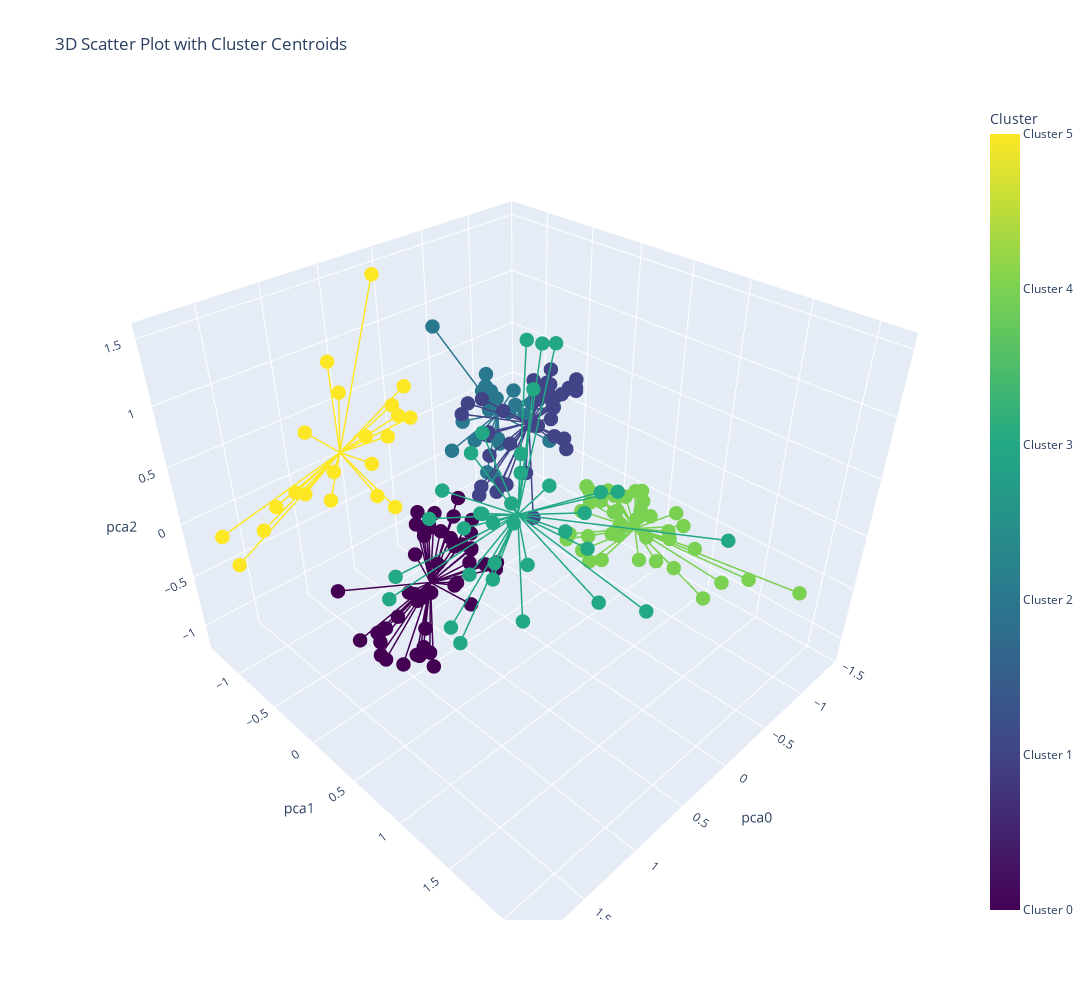

Notebook cell for this chart:
### Code cell
colormap = matplotlib.colormaps['viridis']  # Replace 'viridis' with any other colormap
# Define the number of categories
number_of_clusters = len(df_with_label['label'].unique())
# Extract discrete colors from the colormap based on the number of clusters
discrete_colors = [matplotlib.colors.rgb2hex(colormap(i)[:3]) for i in np.linspace(0, 1, number_of_clusters)]

# Define the tick values and labels for the colorbar
tickvals = list(range(number_of_clusters))
ticktext = [f'Cluster {label}' for label in tickvals]

cluster_centroids = pipe.named_steps['clustering'].cluster_centers_

# defining scatter plot trace
trace = go.Scatter3d(
    x=df_with_label['pca0'],
    y=df_with_label['pca1'],
    z=df_with_label['pca2'],
    mode='markers',
    showlegend=False,
    name=None,
    marker=dict(
        color=df_with_label['label'],  # Color based on the specified column
        colorscale=discrete_colors,  # Choose the colorscale
        colorbar=dict(title='Cluster', tickvals=tickvals, ticktext=ticktext),
        size=5
    )
)

# defining lineplots beginning at each sample to the center of each sample cluster
lines = []
for cluster_number in range(number_of_clusters):
    df_with_label_temp = df_with_label[df_with_label['label']==cluster_number].reset_index()
    x_cen, y_cen, z_cen = cluster_centroids[cluster_number]
    for i in range(len(df_with_label_temp)):
        line = go.Scatter3d(
            x=[df_with_label_temp['pca0'][i], x_cen],
            y=[df_with_label_temp['pca1'][i], y_cen],
            z=[df_with_label_temp['pca2'][i], z_cen],
            mode='lines',
            showlegend=False,
            name=None,
            line=dict(
                color=discrete_colors[cluster_number],  # setting line color to be the same for each points within the cluster
                width=3
            )
        )
        lines.append(line)


# Create a layout
layout = go.Layout(
    width=1200,  # Adjust the width as needed
    height=1000,  # Adjust the height as needed
    scene=dict(
        xaxis=dict(title='pca0'),  # Modify the x-axis label
        yaxis=dict(title='pca1'),  # Modify the y-axis label
        zaxis=dict(title='pca2')  # Modify the z-axis label
    )
)

# Create a figure
fig = go.Figure(data=[trace] + lines, layout=layout)
fig.update_layout(
    title="3D Scatter Plot with Cluster Centroids"
)
# Display the plot
fig.show()

### Figure 1 — Plotly figure (JSON) as saved in the notebook; plotly's stock layout.template omitted (floating-point values rounded to 4 significant figures; data arrays with more than 128 entries replaced by an {"elided": "..."} marker saying what was removed)
{"data": [{"marker": {"color": {"elided": "200 int values"}, "colorbar": {"ticktext": ["Cluster 0", "Cluster 1", "Cluster 2", "Cluster 3", "Cluster 4", "Cluster 5"], "tickvals": [0, 1, 2, 3, 4, 5], "title": {"text": "Cluster"}}, "colorscale": [[0, "#440154"], [0.2, "#414487"], [0.4, "#2a788e"], [0.6, "#22a884"], [0.8, "#7ad151"], [1, "#fde725"]], "size": 5}, "mode": "markers", "showlegend": false, "type": "scatter3d", "x": {"elided": "200 float values"}, "y": {"elided": "200 float values"}, "z": {"elided": "200 float values"}}, {"line": {"color": "#440154", "width": 3}, "mode": "lines", "showlegend": false, "type": "scatter3d", "x": [1.214, 0.6568], "y": [-0.5857, -0.1393], "z": [-0.5898, -0.5678]}, {"line": {"color": "#440154", "width": 3}, "mode": "lines", "showlegend": false, "type": "scatter3d", "x": [0.3169, 0.6568], "y": [-0.58, -0.1393], "z": [-0.4655, -0.5678]}, {"line": {"color": "#440154", "width": 3}, "mode": "lines", "showlegend": false, "type": "scatter3d", "x": [0.331, 0.6568], "y": [-0.5242, -0.1393], "z": [-0.3746, -0.5678]}, {"line": {"color": "#440154", "width": 3}, "mode": "lines", "showlegend": false, "type": "scatter3d", "x": [0.6189, 0.6568], "y": [-0.4068, -0.1393], "z": [-0.8663, -0.5678]}, {"line": {"color": "#440154", "width": 3}, "mode": "lines", "showlegend": false, "type": "scatter3d", "x": [0.4898, 0.6568], "y": [-0.4878, -0.1393], "z": [-0.2749, -0.5678]}, {"line": {"color": "#440154", "width": 3}, "mode": "lines", "showlegend": false, "type": "scatter3d", "x": [0.5262, 0.6568], "y": [-0.4093, -0.1393], "z": [-0.09873, -0.5678]}, {"line": {"color": "#440154", "width": 3}, "mode": "lines", "showlegend": false, "type": "scatter3d", "x": [0.4351, 0.6568], "y": [-0.4638, -0.1393], "z": [-0.4041, -0.5678]}, {"line": {"color": "#440154", "width": 3}, "mode": "lines", "showlegend": false, "type": "scatter3d", "x": [1.225, 0.6568], "y": [-0.3463, -0.1393], "z": [-0.9367, -0.5678]}, {"line": {"color": "#440154", "width": 3}, "mode": "lines", "showlegend": false, "type": "scatter3d", "x": [0.6476, 0.6568], "y": [-0.3215, -0.1393], "z": [-0.3969, -0.5678]}, {"line": {"color": "#440154", "width": 3}, "mode": "lines", "showlegend": false, "type": "scatter3d", "x": [1.08, 0.6568], "y": [-0.3003, -0.1393], "z": [-1.162, -0.5678]}, {"line": {"color": "#440154", "width": 3}, "mode": "lines", "showlegend": false, "type": "scatter3d", "x": [0.9687, 0.6568], "y": [-0.3543, -0.1393], "z": [-0.9826, -0.5678]}, {"line": {"color": "#440154", "width": 3}, "mode": "lines", "showlegend": false, "type": "scatter3d", "x": [0.3777, 0.6568], "y": [-0.3858, -0.1393], "z": [-0.6774, -0.5678]}, {"line": {"color": "#440154", "width": 3}, "mode": "lines", "showlegend": false, "type": "scatter3d", "x": [0.9142, 0.6568], "y": [-0.2536, -0.1393], "z": [-0.83, -0.5678]}, {"line": {"color": "#440154", "width": 3}, "mode": "lines", "showlegend": false, "type": "scatter3d", "x": [0.1413, 0.6568], "y": [-0.3697, -0.1393], "z": [-0.1345, -0.5678]}, {"line": {"color": "#440154", "width": 3}, "mode": "lines", "showlegend": false, "type": "scatter3d", "x": [1.074, 0.6568], "y": [-0.321, -0.1393], "z": [-0.9401, -0.5678]}, {"line": {"color": "#440154", "width": 3}, "mode": "lines", "showlegend": false, "type": "scatter3d", "x": [1.093, 0.6568], "y": [-0.2174, -0.1393], "z": [-1.143, -0.5678]}, {"line": {"color": "#440154", "width": 3}, "mode": "lines", "showlegend": false, "type": "scatter3d", "x": [0.4255, 0.6568], "y": [-0.3266, -0.1393], "z": [-0.1169, -0.5678]}, {"line": {"color": "#440154", "width": 3}, "mode": "lines", "showlegend": false, "type": "scatter3d", "x": [0.7659, 0.6568], "y": [-0.2824, -0.1393], "z": [-0.6893, -0.5678]}, {"line": {"color": "#440154", "width": 3}, "mode": "lines", "showlegend": false, "type": "scatter3d", "x": [0.6414, 0.6568], "y": [-0.2897, -0.1393], "z": [-0.8229, -0.5678]}, {"line": {"color": "#440154", "width": 3}, "mode": "lines", "showlegend": false, "type": "scatter3d", "x": [0.8318, 0.6568], "y": [-0.09325, -0.1393], "z": [-0.6192, -0.5678]}, {"line": {"color": "#440154", "width": 3}, "mode": "lines", "showlegend": false, "type": "scatter3d", "x": [0.1497, 0.6568], "y": [-0.2055, -0.1393], "z": [-0.2598, -0.5678]}, {"line": {"color": "#440154", "width": 3}, "mode": "lines", "showlegend": false, "type": "scatter3d", "x": [0.4889, 0.6568], "y": [-0.1865, -0.1393], "z": [-0.1848, -0.5678]}, {"line": {"color": "#440154", "width": 3}, "mode": "lines", "showlegend": false, "type": "scatter3d", "x": [0.6889, 0.6568], "y": [-0.1012, -0.1393], "z": [-0.6281, -0.5678]}, {"line": {"color": "#440154", "width": 3}, "mode": "lines", "showlegend": false, "type": "scatter3d", "x": [1.226, 0.6568], "y": [-0.07208, -0.1393], "z": [-0.7747, -0.5678]}, {"line": {"color": "#440154", "width": 3}, "mode": "lines", "showlegend": false, "type": "scatter3d", "x": [0.3457, 0.6568], "y": [-0.1942, -0.1393], "z": [-0.1218, -0.5678]}, {"line": {"color": "#440154", "width": 3}, "mode": "lines", "showlegend": false, "type": "scatter3d", "x": [0.4548, 0.6568], "y": [-0.1127, -0.1393], "z": [-0.2289, -0.5678]}, {"line": {"color": "#440154", "width": 3}, "mode": "lines", "showlegend": false, "type": "scatter3d", "x": [0.4147, 0.6568], "y": [-0.1103, -0.1393], "z": [-0.693, -0.5678]}, {"line": {"color": "#440154", "width": 3}, "mode": "lines", "showlegend": false, "type": "scatter3d", "x": [0.447, 0.6568], "y": [-0.07978, -0.1393], "z": [-0.2953, -0.5678]}, {"line": {"color": "#440154", "width": 3}, "mode": "lines", "showlegend": false, "type": "scatter3d", "x": [0.9313, 0.6568], "y": [-0.02836, -0.1393], "z": [-1.075, -0.5678]}, {"line": {"color": "#440154", "width": 3}, "mode": "lines", "showlegend": false, "type": "scatter3d", "x": [0.3915, 0.6568], "y": [0.04776, -0.1393], "z": [-0.2867, -0.5678]}, {"line": {"color": "#440154", "width": 3}, "mode": "lines", "showlegend": false, "type": "scatter3d", "x": [0.3183, 0.6568], "y": [-0.03188, -0.1393], "z": [-0.2133, -0.5678]}, {"line": {"color": "#440154", "width": 3}, "mode": "lines", "showlegend": false, "type": "scatter3d", "x": [0.5143, 0.6568], "y": [0.08234, -0.1393], "z": [-0.1532, -0.5678]}, {"line": {"color": "#440154", "width": 3}, "mode": "lines", "showlegend": false, "type": "scatter3d", "x": [0.3689, 0.6568], "y": [0.02534, -0.1393], "z": [-0.3001, -0.5678]}, {"line": {"color": "#440154", "width": 3}, "mode": "lines", "showlegend": false, "type": "scatter3d", "x": [0.8922, 0.6568], "y": [0.1273, -0.1393], "z": [-1.119, -0.5678]}, {"line": {"color": "#440154", "width": 3}, "mode": "lines", "showlegend": false, "type": "scatter3d", "x": [0.2996, 0.6568], "y": [0.09686, -0.1393], "z": [-0.4542, -0.5678]}, {"line": {"color": "#440154", "width": 3}, "mode": "lines", "showlegend": false, "type": "scatter3d", "x": [0.9418, 0.6568], "y": [0.08221, -0.1393], "z": [-0.9121, -0.5678]}, {"line": {"color": "#440154", "width": 3}, "mode": "lines", "showlegend": false, "type": "scatter3d", "x": [0.6552, 0.6568], "y": [0.1439, -0.1393], "z": [-0.4322, -0.5678]}, {"line": {"color": "#440154", "width": 3}, "mode": "lines", "showlegend": false, "type": "scatter3d", "x": [1.211, 0.6568], "y": [0.1731, -0.1393], "z": [-0.8474, -0.5678]}, {"line": {"color": "#440154", "width": 3}, "mode": "lines", "showlegend": false, "type": "scatter3d", "x": [1.05, 0.6568], "y": [0.1642, -0.1393], "z": [-0.8754, -0.5678]}, {"line": {"color": "#440154", "width": 3}, "mode": "lines", "showlegend": false, "type": "scatter3d", "x": [0.9433, 0.6568], "y": [0.1581, -0.1393], "z": [-0.9179, -0.5678]}, {"line": {"color": "#440154", "width": 3}, "mode": "lines", "showlegend": false, "type": "scatter3d", "x": [0.9553, 0.6568], "y": [0.1385, -0.1393], "z": [-0.6774, -0.5678]}, {"line": {"color": "#440154", "width": 3}, "mode": "lines", "showlegend": false, "type": "scatter3d", "x": [0.1683, 0.6568], "y": [0.09566, -0.1393], "z": [-0.5103, -0.5678]}, {"line": {"color": "#440154", "width": 3}, "mode": "lines", "showlegend": false, "type": "scatter3d", "x": [0.5213, 0.6568], "y": [0.1706, -0.1393], "z": [-0.2726, -0.5678]}, {"line": {"color": "#440154", "width": 3}, "mode": "lines", "showlegend": false, "type": "scatter3d", "x": [0.2364, 0.6568], "y": [0.1542, -0.1393], "z": [-0.506, -0.5678]}, {"line": {"color": "#440154", "width": 3}, "mode": "lines", "showlegend": false, "type": "scatter3d", "x": [0.8231, 0.6568], "y": [0.5155, -0.1393], "z": [-0.2897, -0.5678]}, {"line": {"color": "#414487", "width": 3}, "mode": "lines", "showlegend": false, "type": "scatter3d", "x": [-0.3663, -0.4052], "y": [-0.6145, -0.1213], "z": [0.4635, 0.4305]}, {"line": {"color": "#414487", "width": 3}, "mode": "lines", "showlegend": false, "type": "scatter3d", "x": [-0.2056, -0.4052], "y": [-0.6056, -0.1213], "z": [0.4914, 0.4305]}, {"line": {"color": "#414487", "width": 3}, "mode": "lines", "showlegend": false, "type": "scatter3d", "x": [-0.1338, -0.4052], "y": [-0.6018, -0.1213], "z": [0.4239, 0.4305]}, {"line": {"color": "#414487", "width": 3}, "mode": "lines", "showlegend": false, "type": "scatter3d", "x": [-0.3125, -0.4052], "y": [-0.4825, -0.1213], "z": [0.01125, 0.4305]}, {"line": {"color": "#414487", "width": 3}, "mode": "lines", "showlegend": false, "type": "scatter3d", "x": [-0.3522, -0.4052], "y": [-0.5326, -0.1213], "z": [0.1946, 0.4305]}, {"line": {"color": "#414487", "width": 3}, "mode": "lines", "showlegend": false, "type": "scatter3d", "x": [-0.4474, -0.4052], "y": [-0.4551, -0.1213], "z": [0.3866, 0.4305]}, {"line": {"color": "#414487", "width": 3}, "mode": "lines", "showlegend": false, "type": "scatter3d", "x": [-0.7327, -0.4052], "y": [-0.3943, -0.1213], "z": [0.5788, 0.4305]}, {"line": {"color": "#414487", "width": 3}, "mode": "lines", "showlegend": false, "type": "scatter3d", "x": [-0.8431, -0.4052], "y": [-0.3458, -0.1213], "z": [0.5361, 0.4305]}, {"line": {"color": "#414487", "width": 3}, "mode": "lines", "showlegend": false, "type": "scatter3d", "x": [-0.8072, -0.4052], "y": [-0.3439, -0.1213], "z": [0.5023, 0.4305]}, {"line": {"color": "#414487", "width": 3}, "mode": "lines", "showlegend": false, "type": "scatter3d", "x": [-0.2001, -0.4052], "y": [-0.3871, -0.1213], "z": [0.294, 0.4305]}, {"line": {"color": "#414487", "width": 3}, "mode": "lines", "showlegend": false, "type": "scatter3d", "x": [-0.477, -0.4052], "y": [-0.1621, -0.1213], "z": [0.3609, 0.4305]}, {"line": {"color": "#414487", "width": 3}, "mode": "lines", "showlegend": false, "type": "scatter3d", "x": [0.1322, -0.4052], "y": [-0.1297, -0.1213], "z": [0.00295, 0.4305]}, {"line": {"color": "#414487", "width": 3}, "mode": "lines", "showlegend": false, "type": "scatter3d", "x": [-0.6221, -0.4052], "y": [-0.2454, -0.1213], "z": [0.5018, 0.4305]}, {"line": {"color": "#414487", "width": 3}, "mode": "lines", "showlegend": false, "type": "scatter3d", "x": [-0.06412, -0.4052], "y": [-0.1407, -0.1213], "z": [-0.06314, 0.4305]}, {"line": {"color": "#414487", "width": 3}, "mode": "lines", "showlegend": false, "type": "scatter3d", "x": [-0.7828, -0.4052], "y": [-0.2544, -0.1213], "z": [0.4739, 0.4305]}, {"line": {"color": "#414487", "width": 3}, "mode": "lines", "showlegend": false, "type": "scatter3d", "x": [-0.7163, -0.4052], "y": [-0.1686, -0.1213], "z": [0.478, 0.4305]}, {"line": {"color": "#414487", "width": 3}, "mode": "lines", "showlegend": false, "type": "scatter3d", "x": [-0.3762, -0.4052], "y": [-0.1242, -0.1213], "z": [-0.02248, 0.4305]}, {"line": {"color": "#414487", "width": 3}, "mode": "lines", "showlegend": false, "type": "scatter3d", "x": [-0.5412, -0.4052], "y": [-0.02707, -0.1213], "z": [0.8786, 0.4305]}, {"line": {"color": "#414487", "width": 3}, "mode": "lines", "showlegend": false, "type": "scatter3d", "x": [0.1915, -0.4052], "y": [-0.03762, -0.1213], "z": [0.1565, 0.4305]}, {"line": {"color": "#414487", "width": 3}, "mode": "lines", "showlegend": false, "type": "scatter3d", "x": [-0.1312, -0.4052], "y": [-0.05462, -0.1213], "z": [0.3884, 0.4305]}, {"line": {"color": "#414487", "width": 3}, "mode": "lines", "showlegend": false, "type": "scatter3d", "x": [-0.5232, -0.4052], "y": [-0.0001023, -0.1213], "z": [0.4661, 0.4305]}, {"line": {"color": "#414487", "width": 3}, "mode": "lines", "showlegend": false, "type": "scatter3d", "x": [-0.4529, -0.4052], "y": [-0.07229, -0.1213], "z": [0.4044, 0.4305]}, {"line": {"color": "#414487", "width": 3}, "mode": "lines", "showlegend": false, "type": "scatter3d", "x": [-0.6151, -0.4052], "y": [0.02284, -0.1213], "z": [0.6582, 0.4305]}, {"line": {"color": "#414487", "width": 3}, "mode": "lines", "showlegend": false, "type": "scatter3d", "x": [-0.4397, -0.4052], "y": [-0.01582, -0.1213], "z": [0.711, 0.4305]}, {"line": {"color": "#414487", "width": 3}, "mode": "lines", "showlegend": false, "type": "scatter3d", "x": [-0.5081, -0.4052], "y": [0.05503, -0.1213], "z": [0.3411, 0.4305]}, {"line": {"color": "#414487", "width": 3}, "mode": "lines", "showlegend": false, "type": "scatter3d", "x": [-0.5293, -0.4052], "y": [-0.02059, -0.1213], "z": [0.7594, 0.4305]}, {"line": {"color": "#414487", "width": 3}, "mode": "lines", "showlegend": false, "type": "scatter3d", "x": [-0.8161, -0.4052], "y": [-0.009573, -0.1213], "z": [0.5978, 0.4305]}, {"line": {"color": "#414487", "width": 3}, "mode": "lines", "showlegend": false, "type": "scatter3d", "x": [0.07752, -0.4052], "y": [0.06564, -0.1213], "z": [0.1855, 0.4305]}, {"line": {"color": "#414487", "width": 3}, "mode": "lines", "showlegend": false, "type": "scatter3d", "x": [-0.6026, -0.4052], "y": [0.1059, -0.1213], "z": [0.749, 0.4305]}, {"line": {"color": "#414487", "width": 3}, "mode": "lines", "showlegend": false, "type": "scatter3d", "x": [-0.7487, -0.4052], "y": [0.04936, -0.1213], "z": [0.7459, 0.4305]}, {"line": {"color": "#414487", "width": 3}, "mode": "lines", "showlegend": false, "type": "scatter3d", "x": [-0.7483, -0.4052], "y": [0.04914, -0.1213], "z": [0.674, 0.4305]}, {"line": {"color": "#414487", "width": 3}, "mode": "lines", "showlegend": false, "type": "scatter3d", "x": [-0.4983, -0.4052], "y": [0.1922, -0.1213], "z": [0.2879, 0.4305]}, {"line": {"color": "#414487", "width": 3}, "mode": "lines", "showlegend": false, "type": "scatter3d", "x": [0.1081, -0.4052], "y": [0.1495, -0.1213], "z": [0.2234, 0.4305]}, {"line": {"color": "#414487", "width": 3}, "mode": "lines", "showlegend": false, "type": "scatter3d", "x": [-0.1436, -0.4052], "y": [0.189, -0.1213], "z": [-0.1878, 0.4305]}, {"line": {"color": "#414487", "width": 3}, "mode": "lines", "showlegend": false, "type": "scatter3d", "x": [-0.2396, -0.4052], "y": [0.2149, -0.1213], "z": [0.9393, 0.4305]}, {"line": {"color": "#414487", "width": 3}, "mode": "lines", "showlegend": false, "type": "scatter3d", "x": [-0.2601, -0.4052], "y": [0.2679, -0.1213], "z": [0.7762, 0.4305]}, {"line": {"color": "#414487", "width": 3}, "mode": "lines", "showlegend": false, "type": "scatter3d", "x": [-0.2658, -0.4052], "y": [0.3763, -0.1213], "z": [0.5601, 0.4305]}, {"line": {"color": "#2a788e", "width": 3}, "mode": "lines", "showlegend": false, "type": "scatter3d", "x": [-0.3966, -0.9072], "y": [-1.223, -1.002], "z": [0.8869, -0.04776]}, {"line": {"color": "#2a788e", "width": 3}, "mode": "lines", "showlegend": false, "type": "scatter3d", "x": [-1.072, -0.9072], "y": [-1.263, -1.002], "z": [0.01787, -0.04776]}, {"line": {"color": "#2a788e", "width": 3}, "mode": "lines", "showlegend": false, "type": "scatter3d", "x": [-1.003, -0.9072], "y": [-1.308, -1.002], "z": [0.02807, -0.04776]}, {"line": {"color": "#2a788e", "width": 3}, "mode": "lines", "showlegend": false, "type": "scatter3d", "x": [-1.023, -0.9072], "y": [-1.281, -1.002], "z": [0.08081, -0.04776]}, {"line": {"color": "#2a788e", "width": 3}, "mode": "lines", "showlegend": false, "type": "scatter3d", "x": [-1.309, -0.9072], "y": [-1.271, -1.002], "z": [-0.2966, -0.04776]}, {"line": {"color": "#2a788e", "width": 3}, "mode": "lines", "showlegend": false, "type": "scatter3d", "x": [-0.6683, -0.9072], "y": [-1.208, -1.002], "z": [-0.113, -0.04776]}, {"line": {"color": "#2a788e", "width": 3}, "mode": "lines", "showlegend": false, "type": "scatter3d", "x": [-0.9691, -0.9072], "y": [-1.227, -1.002], "z": [-0.7971, -0.04776]}, {"line": {"color": "#2a788e", "width": 3}, "mode": "lines", "showlegend": false, "type": "scatter3d", "x": [-0.9743, -0.9072], "y": [-1.197, -1.002], "z": [-0.00604, -0.04776]}, {"line": {"color": "#2a788e", "width": 3}, "mode": "lines", "showlegend": false, "type": "scatter3d", "x": [-1.009, -0.9072], "y": [-1.123, -1.002], "z": [0.02185, -0.04776]}, {"line": {"color": "#2a788e", "width": 3}, "mode": "lines", "showlegend": false, "type": "scatter3d", "x": [-0.8509, -0.9072], "y": [-1.086, -1.002], "z": [0.3374, -0.04776]}, {"line": {"color": "#2a788e", "width": 3}, "mode": "lines", "showlegend": false, "type": "scatter3d", "x": [-0.9579, -0.9072], "y": [-1.116, -1.002], "z": [-0.7783, -0.04776]}, {"line": {"color": "#2a788e", "width": 3}, "mode": "lines", "showlegend": false, "type": "scatter3d", "x": [-0.8009, -0.9072], "y": [-1.002, -1.002], "z": [0.03475, -0.04776]}, {"line": {"color": "#2a788e", "width": 3}, "mode": "lines", "showlegend": false, "type": "scatter3d", "x": [-0.5873, -0.9072], "y": [-0.9634, -1.002], "z": [-0.1678, -0.04776]}, {"line": {"color": "#2a788e", "width": 3}, "mode": "lines", "showlegend": false, "type": "scatter3d", "x": [-0.8241, -0.9072], "y": [-0.8947, -1.002], "z": [-0.2724, -0.04776]}, {"line": {"color": "#2a788e", "width": 3}, "mode": "lines", "showlegend": false, "type": "scatter3d", "x": [-0.2353, -0.9072], "y": [-0.8616, -1.002], "z": [-0.07409, -0.04776]}, {"line": {"color": "#2a788e", "width": 3}, "mode": "lines", "showlegend": false, "type": "scatter3d", "x": [-1.203, -0.9072], "y": [-0.9637, -1.002], "z": [-0.1639, -0.04776]}, {"line": {"color": "#2a788e", "width": 3}, "mode": "lines", "showlegend": false, "type": "scatter3d", "x": [-1.027, -0.9072], "y": [-0.9255, -1.002], "z": [0.1707, -0.04776]}, {"line": {"color": "#2a788e", "width": 3}, "mode": "lines", "showlegend": false, "type": "scatter3d", "x": [-1.405, -0.9072], "y": [-0.7893, -1.002], "z": [-0.09241, -0.04776]}, {"line": {"color": "#2a788e", "width": 3}, "mode": "lines", "showlegend": false, "type": "scatter3d", "x": [-1.175, -0.9072], "y": [-0.8521, -1.002], "z": [0.01771, -0.04776]}, {"line": {"color": "#2a788e", "width": 3}, "mode": "lines", "showlegend": false, "type": "scatter3d", "x": [-0.7111, -0.9072], "y": [-0.7997, -1.002], "z": [-0.1334, -0.04776]}, {"line": {"color": "#2a788e", "width": 3}, "mode": "lines", "showlegend": false, "type": "scatter3d", "x": [-1.111, -0.9072], "y": [-0.7386, -1.002], "z": [0.1656, -0.04776]}, {"line": {"color": "#2a788e", "width": 3}, "mode": "lines", "showlegend": false, "type": "scatter3d", "x": [-1.198, -0.9072], "y": [-0.6418, -1.002], "z": [-0.2954, -0.04776]}, {"line": {"color": "#2a788e", "width": 3}, "mode": "lines", "showlegend": false, "type": "scatter3d", "x": [-0.4701, -0.9072], "y": [-0.6489, -1.002], "z": [0.06138, -0.04776]}, {"line": {"color": "#2a788e", "width": 3}, "mode": "lines", "showlegend": false, "type": "scatter3d", "x": [-0.7924, -0.9072], "y": [-0.6662, -1.002], "z": [0.2213, -0.04776]}, {"line": {"color": "#22a884", "width": 3}, "mode": "lines", "showlegend": false, "type": "scatter3d", "x": [0.4428, 0.6457], "y": [0.353, 0.8131], "z": [0.1483, 0.5539]}, {"line": {"color": "#22a884", "width": 3}, "mode": "lines", "showlegend": false, "type": "scatter3d", "x": [1.444, 0.6457], "y": [0.4079, 0.8131], "z": [0.06632, 0.5539]}, {"line": {"color": "#22a884", "width": 3}, "mode": "lines", "showlegend": false, "type": "scatter3d", "x": [1.049, 0.6457], "y": [0.3876, 0.8131], "z": [0.5095, 0.5539]}, {"line": {"color": "#22a884", "width": 3}, "mode": "lines", "showlegend": false, "type": "scatter3d", "x": [0.1475, 0.6457], "y": [0.396, 0.8131], "z": [1.497, 0.5539]}, {"line": {"color": "#22a884", "width": 3}, "mode": "lines", "showlegend": false, "type": "scatter3d", "x": [0.9004, 0.6457], "y": [0.3588, 0.8131], "z": [0.6502, 0.5539]}, {"line": {"color": "#22a884", "width": 3}, "mode": "lines", "showlegend": false, "type": "scatter3d", "x": [0.02105, 0.6457], "y": [0.4162, 0.8131], "z": [1.435, 0.5539]}, {"line": {"color": "#22a884", "width": 3}, "mode": "lines", "showlegend": false, "type": "scatter3d", "x": [1.399, 0.6457], "y": [0.4396, 0.8131], "z": [0.2494, 0.5539]}, {"line": {"color": "#22a884", "width": 3}, "mode": "lines", "showlegend": false, "type": "scatter3d", "x": [0.1958, 0.6457], "y": [0.5071, 0.8131], "z": [1.194, 0.5539]}, {"line": {"color": "#22a884", "width": 3}, "mode": "lines", "showlegend": false, "type": "scatter3d", "x": [0.5944, 0.6457], "y": [0.5249, 0.8131], "z": [-0.04008, 0.5539]}, {"line": {"color": "#22a884", "width": 3}, "mode": "lines", "showlegend": false, "type": "scatter3d", "x": [0.2664, 0.6457], "y": [0.4608, 0.8131], "z": [0.701, 0.5539]}, {"line": {"color": "#22a884", "width": 3}, "mode": "lines", "showlegend": false, "type": "scatter3d", "x": [0.7513, 0.6457], "y": [0.5627, 0.8131], "z": [0.4912, 0.5539]}, {"line": {"color": "#22a884", "width": 3}, "mode": "lines", "showlegend": false, "type": "scatter3d", "x": [0.6609, 0.6457], "y": [0.4815, 0.8131], "z": [0.4016, 0.5539]}, {"line": {"color": "#22a884", "width": 3}, "mode": "lines", "showlegend": false, "type": "scatter3d", "x": [0.8397, 0.6457], "y": [0.4913, 0.8131], "z": [0.3767, 0.5539]}, {"line": {"color": "#22a884", "width": 3}, "mode": "lines", "showlegend": false, "type": "scatter3d", "x": [0.8205, 0.6457], "y": [0.5682, 0.8131], "z": [0.9991, 0.5539]}, {"line": {"color": "#22a884", "width": 3}, "mode": "lines", "showlegend": false, "type": "scatter3d", "x": [0.7128, 0.6457], "y": [0.5626, 0.8131], "z": [1.1, 0.5539]}, {"line": {"color": "#22a884", "width": 3}, "mode": "lines", "showlegend": false, "type": "scatter3d", "x": [0.09834, 0.6457], "y": [0.6123, 0.8131], "z": [1.53, 0.5539]}, {"line": {"color": "#22a884", "width": 3}, "mode": "lines", "showlegend": false, "type": "scatter3d", "x": [0.8308, 0.6457], "y": [0.7572, 0.8131], "z": [0.08256, 0.5539]}, {"line": {"color": "#22a884", "width": 3}, "mode": "lines", "showlegend": false, "type": "scatter3d", "x": [0.6487, 0.6457], "y": [0.7758, 0.8131], "z": [0.467, 0.5539]}, {"line": {"color": "#22a884", "width": 3}, "mode": "lines", "showlegend": false, "type": "scatter3d", "x": [0.2343, 0.6457], "y": [0.7047, 0.8131], "z": [0.5372, 0.5539]}, {"line": {"color": "#22a884", "width": 3}, "mode": "lines", "showlegend": false, "type": "scatter3d", "x": [0.6998, 0.6457], "y": [0.8067, 0.8131], "z": [0.668, 0.5539]}, {"line": {"color": "#22a884", "width": 3}, "mode": "lines", "showlegend": false, "type": "scatter3d", "x": [0.6096, 0.6457], "y": [0.8023, 0.8131], "z": [0.8602, 0.5539]}, {"line": {"color": "#22a884", "width": 3}, "mode": "lines", "showlegend": false, "type": "scatter3d", "x": [1.056, 0.6457], "y": [0.7764, 0.8131], "z": [0.2643, 0.5539]}, {"line": {"color": "#22a884", "width": 3}, "mode": "lines", "showlegend": false, "type": "scatter3d", "x": [1.309, 0.6457], "y": [0.8654, 0.8131], "z": [0.02222, 0.5539]}, {"line": {"color": "#22a884", "width": 3}, "mode": "lines", "showlegend": false, "type": "scatter3d", "x": [1.354, 0.6457], "y": [1.005, 0.8131], "z": [0.007112, 0.5539]}, {"line": {"color": "#22a884", "width": 3}, "mode": "lines", "showlegend": false, "type": "scatter3d", "x": [0.1646, 0.6457], "y": [0.9741, 0.8131], "z": [0.4072, 0.5539]}, {"line": {"color": "#22a884", "width": 3}, "mode": "lines", "showlegend": false, "type": "scatter3d", "x": [0.8612, 0.6457], "y": [1.116, 0.8131], "z": [0.4263, 0.5539]}, {"line": {"color": "#22a884", "width": 3}, "mode": "lines", "showlegend": false, "type": "scatter3d", "x": [0.1803, 0.6457], "y": [1.029, 0.8131], "z": [0.1384, 0.5539]}, {"line": {"color": "#22a884", "width": 3}, "mode": "lines", "showlegend": false, "type": "scatter3d", "x": [0.9104, 0.6457], "y": [1.123, 0.8131], "z": [-0.01425, 0.5539]}, {"line": {"color": "#22a884", "width": 3}, "mode": "lines", "showlegend": false, "type": "scatter3d", "x": [0.565, 0.6457], "y": [1.161, 0.8131], "z": [0.5579, 0.5539]}, {"line": {"color": "#22a884", "width": 3}, "mode": "lines", "showlegend": false, "type": "scatter3d", "x": [0.207, 0.6457], "y": [1.141, 0.8131], "z": [0.6797, 0.5539]}, {"line": {"color": "#22a884", "width": 3}, "mode": "lines", "showlegend": false, "type": "scatter3d", "x": [0.4942, 0.6457], "y": [1.508, 0.8131], "z": [0.9973, 0.5539]}, {"line": {"color": "#22a884", "width": 3}, "mode": "lines", "showlegend": false, "type": "scatter3d", "x": [0.7698, 0.6457], "y": [1.637, 0.8131], "z": [0.373, 0.5539]}, {"line": {"color": "#22a884", "width": 3}, "mode": "lines", "showlegend": false, "type": "scatter3d", "x": [0.4746, 0.6457], "y": [1.784, 0.8131], "z": [0.2109, 0.5539]}, {"line": {"color": "#22a884", "width": 3}, "mode": "lines", "showlegend": false, "type": "scatter3d", "x": [0.2406, 0.6457], "y": [2.15, 0.8131], "z": [0.8381, 0.5539]}, {"line": {"color": "#7ad151", "width": 3}, "mode": "lines", "showlegend": false, "type": "scatter3d", "x": [-0.6935, -0.8305], "y": [0.2326, 0.6653], "z": [-0.7853, -0.4039]}, {"line": {"color": "#7ad151", "width": 3}, "mode": "lines", "showlegend": false, "type": "scatter3d", "x": [-0.8062, -0.8305], "y": [0.1797, 0.6653], "z": [-0.2467, -0.4039]}, {"line": {"color": "#7ad151", "width": 3}, "mode": "lines", "showlegend": false, "type": "scatter3d", "x": [-0.732, -0.8305], "y": [0.2848, 0.6653], "z": [-0.8956, -0.4039]}, {"line": {"color": "#7ad151", "width": 3}, "mode": "lines", "showlegend": false, "type": "scatter3d", "x": [-0.4481, -0.8305], "y": [0.3019, 0.6653], "z": [-0.4464, -0.4039]}, {"line": {"color": "#7ad151", "width": 3}, "mode": "lines", "showlegend": false, "type": "scatter3d", "x": [-0.4122, -0.8305], "y": [0.3038, 0.6653], "z": [-0.4801, -0.4039]}, {"line": {"color": "#7ad151", "width": 3}, "mode": "lines", "showlegend": false, "type": "scatter3d", "x": [-0.7028, -0.8305], "y": [0.2405, 0.6653], "z": [-0.1324, -0.4039]}, {"line": {"color": "#7ad151", "width": 3}, "mode": "lines", "showlegend": false, "type": "scatter3d", "x": [-1.079, -0.8305], "y": [0.2463, 0.6653], "z": [-0.3894, -0.4039]}, {"line": {"color": "#7ad151", "width": 3}, "mode": "lines", "showlegend": false, "type": "scatter3d", "x": [-0.6312, -0.8305], "y": [0.3474, 0.6653], "z": [-0.2059, -0.4039]}, {"line": {"color": "#7ad151", "width": 3}, "mode": "lines", "showlegend": false, "type": "scatter3d", "x": [-0.5803, -0.8305], "y": [0.3014, 0.6653], "z": [-0.2867, -0.4039]}, {"line": {"color": "#7ad151", "width": 3}, "mode": "lines", "showlegend": false, "type": "scatter3d", "x": [-0.9902, -0.8305], "y": [0.381, 0.6653], "z": [-0.5877, -0.4039]}, {"line": {"color": "#7ad151", "width": 3}, "mode": "lines", "showlegend": false, "type": "scatter3d", "x": [-0.9581, -0.8305], "y": [0.3347, 0.6653], "z": [-0.4719, -0.4039]}, {"line": {"color": "#7ad151", "width": 3}, "mode": "lines", "showlegend": false, "type": "scatter3d", "x": [-1.208, -0.8305], "y": [0.4239, 0.6653], "z": [-0.5293, -0.4039]}, {"line": {"color": "#7ad151", "width": 3}, "mode": "lines", "showlegend": false, "type": "scatter3d", "x": [-0.7286, -0.8305], "y": [0.3755, 0.6653], "z": [-0.2239, -0.4039]}, {"line": {"color": "#7ad151", "width": 3}, "mode": "lines", "showlegend": false, "type": "scatter3d", "x": [-0.8701, -0.8305], "y": [0.4697, 0.6653], "z": [-0.5983, -0.4039]}, {"line": {"color": "#7ad151", "width": 3}, "mode": "lines", "showlegend": false, "type": "scatter3d", "x": [-0.6551, -0.8305], "y": [0.4811, 0.6653], "z": [-0.7288, -0.4039]}, {"line": {"color": "#7ad151", "width": 3}, "mode": "lines", "showlegend": false, "type": "scatter3d", "x": [-0.5505, -0.8305], "y": [0.4119, 0.6653], "z": [-0.4646, -0.4039]}, {"line": {"color": "#7ad151", "width": 3}, "mode": "lines", "showlegend": false, "type": "scatter3d", "x": [-1.176, -0.8305], "y": [0.3778, 0.6653], "z": [-0.3415, -0.4039]}, {"line": {"color": "#7ad151", "width": 3}, "mode": "lines", "showlegend": false, "type": "scatter3d", "x": [-0.8732, -0.8305], "y": [0.3949, 0.6653], "z": [-0.2328, -0.4039]}, {"line": {"color": "#7ad151", "width": 3}, "mode": "lines", "showlegend": false, "type": "scatter3d", "x": [-0.7842, -0.8305], "y": [0.4001, 0.6653], "z": [-0.1374, -0.4039]}, {"line": {"color": "#7ad151", "width": 3}, "mode": "lines", "showlegend": false, "type": "scatter3d", "x": [-0.9996, -0.8305], "y": [0.4151, 0.6653], "z": [-0.2946, -0.4039]}, {"line": {"color": "#7ad151", "width": 3}, "mode": "lines", "showlegend": false, "type": "scatter3d", "x": [-1.109, -0.8305], "y": [0.4629, 0.6653], "z": [-0.5531, -0.4039]}, {"line": {"color": "#7ad151", "width": 3}, "mode": "lines", "showlegend": false, "type": "scatter3d", "x": [-0.6161, -0.8305], "y": [0.6001, 0.6653], "z": [-0.3787, -0.4039]}, {"line": {"color": "#7ad151", "width": 3}, "mode": "lines", "showlegend": false, "type": "scatter3d", "x": [-1.081, -0.8305], "y": [0.6009, 0.6653], "z": [-0.6592, -0.4039]}, {"line": {"color": "#7ad151", "width": 3}, "mode": "lines", "showlegend": false, "type": "scatter3d", "x": [-0.4766, -0.8305], "y": [0.7396, 0.6653], "z": [-0.01626, -0.4039]}, {"line": {"color": "#7ad151", "width": 3}, "mode": "lines", "showlegend": false, "type": "scatter3d", "x": [-0.8336, -0.8305], "y": [0.7196, 0.6653], "z": [-0.1103, -0.4039]}, {"line": {"color": "#7ad151", "width": 3}, "mode": "lines", "showlegend": false, "type": "scatter3d", "x": [-0.8488, -0.8305], "y": [0.7168, 0.6653], "z": [-0.7047, -0.4039]}, {"line": {"color": "#7ad151", "width": 3}, "mode": "lines", "showlegend": false, "type": "scatter3d", "x": [-1.032, -0.8305], "y": [0.6592, 0.6653], "z": [-0.3864, -0.4039]}, {"line": {"color": "#7ad151", "width": 3}, "mode": "lines", "showlegend": false, "type": "scatter3d", "x": [-0.7645, -0.8305], "y": [0.7513, 0.6653], "z": [0.03789, -0.4039]}, {"line": {"color": "#7ad151", "width": 3}, "mode": "lines", "showlegend": false, "type": "scatter3d", "x": [-0.8591, -0.8305], "y": [0.8806, 0.6653], "z": [-0.6333, -0.4039]}, {"line": {"color": "#7ad151", "width": 3}, "mode": "lines", "showlegend": false, "type": "scatter3d", "x": [-0.9753, -0.8305], "y": [0.9084, 0.6653], "z": [-0.4547, -0.4039]}, {"line": {"color": "#7ad151", "width": 3}, "mode": "lines", "showlegend": false, "type": "scatter3d", "x": [-1.12, -0.8305], "y": [0.928, 0.6653], "z": [-0.3917, -0.4039]}, {"line": {"color": "#7ad151", "width": 3}, "mode": "lines", "showlegend": false, "type": "scatter3d", "x": [-1.173, -0.8305], "y": [1.028, 0.6653], "z": [-0.5987, -0.4039]}, {"line": {"color": "#7ad151", "width": 3}, "mode": "lines", "showlegend": false, "type": "scatter3d", "x": [-0.7324, -0.8305], "y": [1.109, 0.6653], "z": [0.02207, -0.4039]}, {"line": {"color": "#7ad151", "width": 3}, "mode": "lines", "showlegend": false, "type": "scatter3d", "x": [-0.8239, -0.8305], "y": [1.08, 0.6653], "z": [-0.5711, -0.4039]}, {"line": {"color": "#7ad151", "width": 3}, "mode": "lines", "showlegend": false, "type": "scatter3d", "x": [-0.6829, -0.8305], "y": [1.09, 0.6653], "z": [-0.1307, -0.4039]}, {"line": {"color": "#7ad151", "width": 3}, "mode": "lines", "showlegend": false, "type": "scatter3d", "x": [-0.8755, -0.8305], "y": [1.351, 0.6653], "z": [-0.754, -0.4039]}, {"line": {"color": "#7ad151", "width": 3}, "mode": "lines", "showlegend": false, "type": "scatter3d", "x": [-0.7813, -0.8305], "y": [1.548, 0.6653], "z": [-0.4244, -0.4039]}, {"line": {"color": "#7ad151", "width": 3}, "mode": "lines", "showlegend": false, "type": "scatter3d", "x": [-0.7371, -0.8305], "y": [1.792, 0.6653], "z": [-0.2297, -0.4039]}, {"line": {"color": "#7ad151", "width": 3}, "mode": "lines", "showlegend": false, "type": "scatter3d", "x": [-0.9873, -0.8305], "y": [2.078, 0.6653], "z": [-0.3349, -0.4039]}, {"line": {"color": "#fde725", "width": 3}, "mode": "lines", "showlegend": false, "type": "scatter3d", "x": [0.1516, 0.8403], "y": [-1.239, -0.8947], "z": [1.484, 0.3661]}, {"line": {"color": "#fde725", "width": 3}, "mode": "lines", "showlegend": false, "type": "scatter3d", "x": [-0.05997, 0.8403], "y": [-1.227, -0.8947], "z": [0.4641, 0.3661]}, {"line": {"color": "#fde725", "width": 3}, "mode": "lines", "showlegend": false, "type": "scatter3d", "x": [0.6866, 0.8403], "y": [-1.157, -0.8947], "z": [0.9779, 0.3661]}, {"line": {"color": "#fde725", "width": 3}, "mode": "lines", "showlegend": false, "type": "scatter3d", "x": [1.852, 0.8403], "y": [-0.9924, -0.8947], "z": [0.05488, 0.3661]}, {"line": {"color": "#fde725", "width": 3}, "mode": "lines", "showlegend": false, "type": "scatter3d", "x": [1.764, 0.8403], "y": [-0.9983, -0.8947], "z": [-0.2563, 0.3661]}, {"line": {"color": "#fde725", "width": 3}, "mode": "lines", "showlegend": false, "type": "scatter3d", "x": [1.349, 0.8403], "y": [-1.069, -0.8947], "z": [0.02972, 0.3661]}, {"line": {"color": "#fde725", "width": 3}, "mode": "lines", "showlegend": false, "type": "scatter3d", "x": [0.7035, 0.8403], "y": [-1.026, -0.8947], "z": [0.7752, 0.3661]}, {"line": {"color": "#fde725", "width": 3}, "mode": "lines", "showlegend": false, "type": "scatter3d", "x": [0.1659, 0.8403], "y": [-1.105, -0.8947], "z": [0.4242, 0.3661]}, {"line": {"color": "#fde725", "width": 3}, "mode": "lines", "showlegend": false, "type": "scatter3d", "x": [0.9523, 0.8403], "y": [-0.9328, -0.8947], "z": [-0.03668, 0.3661]}, {"line": {"color": "#fde725", "width": 3}, "mode": "lines", "showlegend": false, "type": "scatter3d", "x": [0.2338, 0.8403], "y": [-0.9435, -0.8947], "z": [0.4225, 0.3661]}, {"line": {"color": "#fde725", "width": 3}, "mode": "lines", "showlegend": false, "type": "scatter3d", "x": [1.088, 0.8403], "y": [-0.9443, -0.8947], "z": [0.6251, 0.3661]}, {"line": {"color": "#fde725", "width": 3}, "mode": "lines", "showlegend": false, "type": "scatter3d", "x": [1.21, 0.8403], "y": [-0.857, -0.8947], "z": [0.1831, 0.3661]}, {"line": {"color": "#fde725", "width": 3}, "mode": "lines", "showlegend": false, "type": "scatter3d", "x": [0.5665, 0.8403], "y": [-0.8925, -0.8947], "z": [0.1433, 0.3661]}, {"line": {"color": "#fde725", "width": 3}, "mode": "lines", "showlegend": false, "type": "scatter3d", "x": [0.4032, 0.8403], "y": [-0.8735, -0.8947], "z": [0.3311, 0.3661]}, {"line": {"color": "#fde725", "width": 3}, "mode": "lines", "showlegend": false, "type": "scatter3d", "x": [1.672, 0.8403], "y": [-0.7009, -0.8947], "z": [0.1698, 0.3661]}, {"line": {"color": "#fde725", "width": 3}, "mode": "lines", "showlegend": false, "type": "scatter3d", "x": [1.416, 0.8403], "y": [-0.6322, -0.8947], "z": [0.4058, 0.3661]}, {"line": {"color": "#fde725", "width": 3}, "mode": "lines", "showlegend": false, "type": "scatter3d", "x": [1.022, 0.8403], "y": [-0.73, -0.8947], "z": [0.3514, 0.3661]}, {"line": {"color": "#fde725", "width": 3}, "mode": "lines", "showlegend": false, "type": "scatter3d", "x": [0.7156, 0.8403], "y": [-0.7189, -0.8947], "z": [0.5303, 0.3661]}, {"line": {"color": "#fde725", "width": 3}, "mode": "lines", "showlegend": false, "type": "scatter3d", "x": [0.3352, 0.8403], "y": [-0.6576, -0.8947], "z": [0.5608, 0.3661]}, {"line": {"color": "#fde725", "width": 3}, "mode": "lines", "showlegend": false, "type": "scatter3d", "x": [0.6576, 0.8403], "y": [-0.5113, -0.8947], "z": [-0.0367, 0.3661]}, {"line": {"color": "#fde725", "width": 3}, "mode": "lines", "showlegend": false, "type": "scatter3d", "x": [0.7629, 0.8403], "y": [-0.581, -0.8947], "z": [0.08367, 0.3661]}], "layout": {"height": 1000, "scene": {"xaxis": {"title": {"text": "pca0"}}, "yaxis": {"title": {"text": "pca1"}}, "zaxis": {"title": {"text": "pca2"}}}, "title": {"text": "3D Scatter Plot with Cluster Centroids"}, "width": 1200}}
